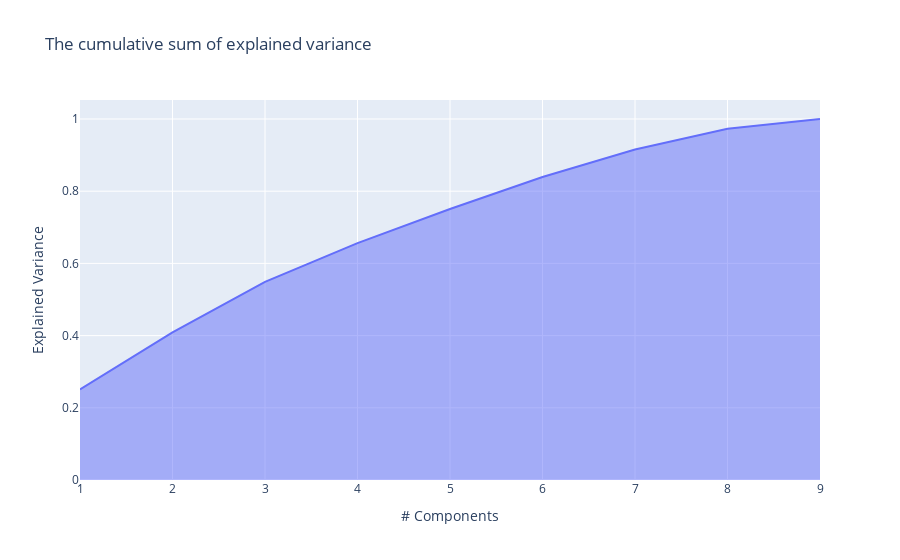

Write notebook code for a chart like this one.
### Markdown cell above
### Explained Variance Plot

### Code cell
#cumulative sum of explained variance by number of components
pca_a = PCA()
principalComponents_a = pca_a.fit_transform(x)

exp_var_cumul = np.cumsum(pca_a.explained_variance_ratio_)


px.area(
    x=range(1, exp_var_cumul.shape[0] + 1),
    y=exp_var_cumul,
    labels={"x": "# Components", "y": "Explained Variance"},  title= "The cumulative sum of explained variance"
)

### Figure 1 — Plotly figure (JSON) as saved in the notebook; plotly's stock layout.template omitted (floating-point values rounded to 4 significant figures)
{"data": [{"hovertemplate": "# Components=%{x}<br>Explained Variance=%{y}<extra></extra>", "legendgroup": "", "line": {"color": "#636efa"}, "marker": {"symbol": "circle"}, "mode": "lines", "name": "", "orientation": "v", "showlegend": false, "stackgroup": "1", "type": "scatter", "x": [1, 2, 3, 4, 5, 6, 7, 8, 9], "xaxis": "x", "y": [0.2509, 0.4089, 0.5489, 0.6563, 0.7505, 0.8393, 0.9153, 0.9732, 1], "yaxis": "y"}], "layout": {"legend": {"tracegroupgap": 0}, "title": {"text": "The cumulative sum of explained variance"}, "xaxis": {"anchor": "y", "domain": [0, 1], "title": {"text": "# Components"}}, "yaxis": {"anchor": "x", "domain": [0, 1], "title": {"text": "Explained Variance"}}}}
